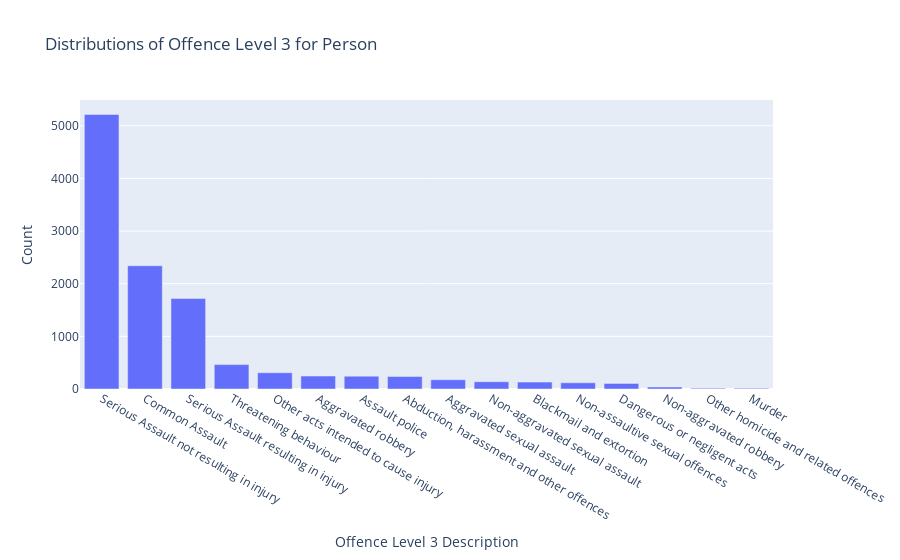

The cell this chart's notebook holds for it:
### Code cell
person_counts = person_df['Offence Level 3 Description'].value_counts().reset_index()
person_counts.columns = ['Offence Level 3 Description', 'Count']

fig_property = px.bar(person_counts, x='Offence Level 3 Description', y='Count', title='Distributions of Offence Level 3 for Person')
fig_property.show()

### Figure 1 — Plotly figure (JSON) as saved in the notebook; plotly's stock layout.template omitted (floating-point values rounded to 4 significant figures)
{"data": [{"alignmentgroup": "True", "hovertemplate": "Offence Level 3 Description=%{x}<br>Count=%{y}<extra></extra>", "legendgroup": "", "marker": {"color": "#636efa", "pattern": {"shape": ""}}, "name": "", "offsetgroup": "", "orientation": "v", "showlegend": false, "textposition": "auto", "type": "bar", "x": ["Serious Assault not resulting in injury", "Common Assault", "Serious Assault resulting in injury", "Threatening behaviour", "Other acts intended to cause injury", "Aggravated robbery", "Assault police", "Abduction, harassment and other offences", "Aggravated sexual assault", "Non-aggravated sexual assault", "Blackmail and extortion", "Non-assaultive sexual offences", "Dangerous or negligent acts", "Non-aggravated robbery", "Other homicide and related offences", "Murder"], "xaxis": "x", "y": [5215, 2341, 1718, 463, 309, 246, 244, 237, 176, 138, 131, 118, 106, 38, 16, 13], "yaxis": "y"}], "layout": {"barmode": "relative", "legend": {"tracegroupgap": 0}, "title": {"text": "Distributions of Offence Level 3 for Person"}, "xaxis": {"anchor": "y", "domain": [0, 1], "title": {"text": "Offence Level 3 Description"}}, "yaxis": {"anchor": "x", "domain": [0, 1], "title": {"text": "Count"}}}}
